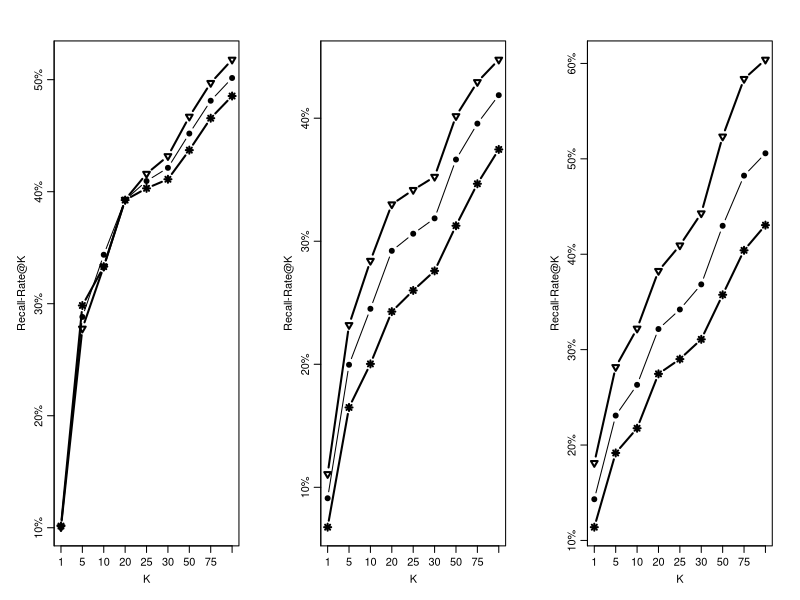

R code for this plot:
bm25_eclipse_whole=c(10.10, 28.82, 34.37, 39.27, 40.95, 42.13, 45.19, 48.12, 50.15)
bm25_eclipse_sim=c(10.05, 27.78, 33.31, 39.28, 41.60, 43.18, 46.70, 49.71, 51.79)
bm25_eclipse_dissim=c(10.15, 29.84, 33.31, 39.25, 40.30, 41.11, 43.71, 46.56, 48.54)

bm25_firefox_whole=c(9.11, 19.96, 24.51, 29.22, 30.61, 31.86, 36.64, 39.56, 41.87)
bm25_firefox_sim=c(11.08, 23.19, 28.41, 33.00, 34.17, 35.24, 40.17, 42.94, 44.76)
bm25_firefox_dissim=c(6.76, 16.49, 20.03, 24.28, 26.00, 27.59, 31.26, 34.67, 37.46)

bm25_mobile_whole=c(14.32, 23.09, 26.31, 32.16, 34.21, 36.84, 42.98, 48.24, 50.58)
bm25_mobile_sim=c(18.12, 28.18, 32.21, 38.25, 40.93, 44.29, 52.34, 58.38, 60.40)
bm25_mobile_dissim=c(11.39, 19.17, 21.76, 27.46, 29.01, 31.08, 35.75, 40.41, 43.05)

par(mgp=c(2,0.7,0), mfrow=c(1,3), mar=c(4.1,4.1,3.1,2.1))

eclipse_all=c(bm25_eclipse_whole, bm25_eclipse_sim, bm25_eclipse_dissim)
firefox_all=c(bm25_firefox_whole, bm25_firefox_sim, bm25_firefox_dissim)
mobile_all=c(bm25_mobile_whole, bm25_mobile_sim, bm25_mobile_dissim)


plot(bm25_eclipse_whole, type="b", ylim = range(max(eclipse_all), min(eclipse_all)), lwd=1, 
     ylab="Recall-Rate@K", pch=19, xaxt="n", yaxt="n", xlab = "K")
lines(bm25_eclipse_sim, type = "b", pch=6, lwd=2)
lines(bm25_eclipse_dissim, type = "b", pch=8, lwd=2)
axis(1, at=c(1,2,3,4,5,6,7,8,9), labels=c("1","5","10","20","25","30","50","75","100"), cex.axis=1)
axis(2, at=x<-seq(0,100,by=10), labels=paste(x,"%",sep=""))



plot(bm25_firefox_whole, type="b", ylim = range(max(firefox_all), min(firefox_all)), lwd=1, 
     ylab="Recall-Rate@K", pch=19, xaxt="n", yaxt="n", xlab = "K")
lines(bm25_firefox_sim, type = "b", pch=6, lwd=2)
lines(bm25_firefox_dissim, type = "b", pch=8, lwd=2)
axis(1, at=c(1,2,3,4,5,6,7,8,9), labels=c("1","5","10","20","25","30","50","75","100"), cex.axis=1)
axis(2, at=x<-seq(0,100,by=10), labels=paste(x,"%",sep=""))


plot(bm25_mobile_whole, type="b", ylim = range(max(mobile_all), min(mobile_all)), lwd=1, 
     ylab="Recall-Rate@K", pch=19, xaxt="n", yaxt="n",  xlab = "K")
lines(bm25_mobile_sim, type = "b", pch=6, lwd=2)
lines(bm25_mobile_dissim, type = "b", pch=8, lwd=2)
axis(1, at=c(1,2,3,4,5,6,7,8,9), labels=c("1","5","10","20","25","30","50","75","100"), cex.axis=1)
axis(2, at=x<-seq(0,100,by=10), labels=paste(x,"%",sep=""))


#legend('center', ncol = 3, legend = c("All duplicates", "Textually similar duplicates",
#                                      "Textually dissimilar duplicates"), lwd=c(2,1,2), pch=c(19,6,8))

